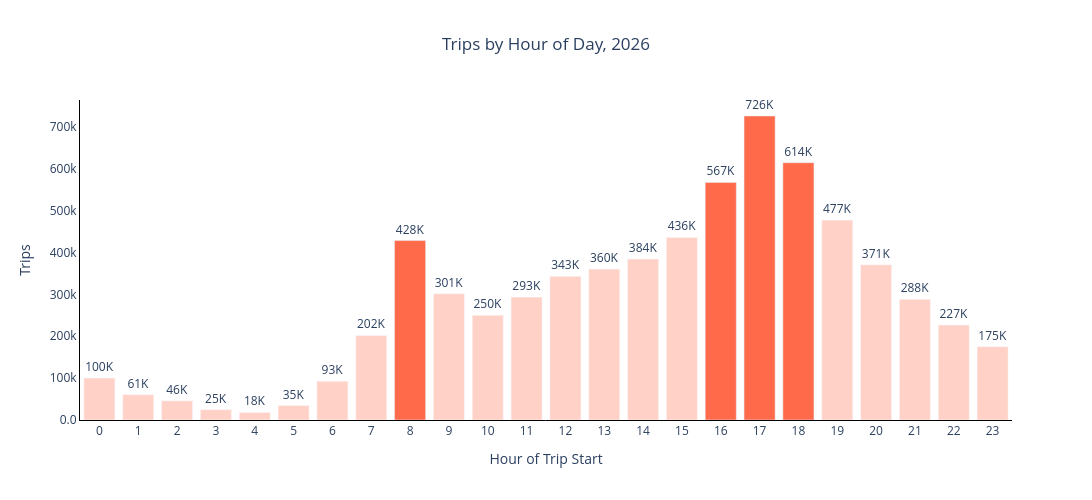

Source (notebook cell):
### Markdown cell above
### hourly plot

### Code cell
hourly_labels = [f"{v/1e3:.0f}K" for v in hourly['trips']]

# rush hour = 8 AM and 4-6 PM; everything else fades to let them pop (same
# treatment as fig_departure)
rush_hours = {8, 16, 17, 18}
bar_opacities = [1.0 if h in rush_hours else 0.3 for h in hourly['hour']]

fig_hourly = go.Figure(go.Bar(
    x=hourly['hour'],
    y=hourly['trips'],
    text=hourly_labels,
    textposition='outside',
    cliponaxis=False,
    marker=dict(color="#FF6B4A", opacity=bar_opacities),
    hovertemplate='<b>Hour:</b> %{x}:00<br><b>Trips:</b> %{y:,.0f}<extra></extra>',
))

fig_hourly.update_layout(
    title=dict(text='Trips by Hour of Day, 2026', x=0.5),
    xaxis=dict(title='Hour of Trip Start', showgrid=False, dtick=1, showline=True, linecolor='black'),
    yaxis=dict(title='Trips', showgrid=False, tickformat='.2s', showline=True, linecolor='black'),
    showlegend=False,
    hoverlabel=dict(bgcolor='#FFF8E7', bordercolor='#D9A440', font=dict(color='#1a1a1a', size=13)),
    plot_bgcolor='white',
    paper_bgcolor='white',
    width=1100,
    height=500,
)

fig_hourly

### Figure 1 — Plotly figure (JSON) as saved in the notebook; plotly's stock layout.template omitted (floating-point values rounded to 4 significant figures)
{"data": [{"cliponaxis": false, "hovertemplate": "<b>Hour:</b> %{x}:00<br><b>Trips:</b> %{y:,.0f}<extra></extra>", "marker": {"color": "#FF6B4A", "opacity": [0.3, 0.3, 0.3, 0.3, 0.3, 0.3, 0.3, 0.3, 1, 0.3, 0.3, 0.3, 0.3, 0.3, 0.3, 0.3, 1, 1, 1, 0.3, 0.3, 0.3, 0.3, 0.3]}, "text": ["100K", "61K", "46K", "25K", "18K", "35K", "93K", "202K", "428K", "301K", "250K", "293K", "343K", "360K", "384K", "436K", "567K", "726K", "614K", "477K", "371K", "288K", "227K", "175K"], "textposition": "outside", "type": "bar", "x": [0, 1, 2, 3, 4, 5, 6, 7, 8, 9, 10, 11, 12, 13, 14, 15, 16, 17, 18, 19, 20, 21, 22, 23], "y": [100269, 60504, 45859, 24649, 18158, 34552, 92519, 201874, 428279, 301177, 250245, 293274, 342942, 360120, 384043, 435836, 567108, 725548, 614070, 477071, 370525, 288058, 226723, 175089]}], "layout": {"height": 500, "hoverlabel": {"bgcolor": "#FFF8E7", "bordercolor": "#D9A440", "font": {"color": "#1a1a1a", "size": 13}}, "paper_bgcolor": "white", "plot_bgcolor": "white", "showlegend": false, "title": {"text": "Trips by Hour of Day, 2026", "x": 0.5}, "width": 1100, "xaxis": {"dtick": 1, "linecolor": "black", "showgrid": false, "showline": true, "title": {"text": "Hour of Trip Start"}}, "yaxis": {"linecolor": "black", "showgrid": false, "showline": true, "tickformat": ".2s", "title": {"text": "Trips"}}}}
